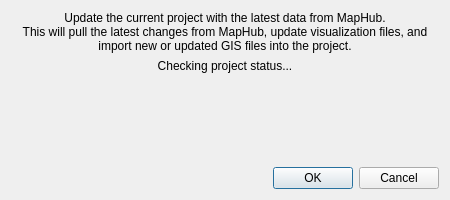
<?xml version="1.0" encoding="UTF-8"?>
<ui version="4.0">
 <class>PullProjectDialogBase</class>
 <widget class="QDialog" name="PullProjectDialogBase">
  <property name="geometry">
   <rect>
    <x>0</x>
    <y>0</y>
    <width>450</width>
    <height>200</height>
   </rect>
  </property>
  <property name="windowTitle">
   <string>MapHub: Pull Project</string>
  </property>
  <layout class="QVBoxLayout" name="verticalLayout">
   <item>
    <widget class="QLabel" name="label_info">
     <property name="text">
      <string>Update the current project with the latest data from MapHub.
This will pull the latest changes from MapHub, update visualization files, and import new or updated GIS files into the project.</string>
     </property>
     <property name="alignment">
      <set>Qt::AlignCenter</set>
     </property>
     <property name="wordWrap">
      <bool>true</bool>
     </property>
    </widget>
   </item>
   <item>
    <widget class="QLabel" name="label_status">
     <property name="text">
      <string>Checking project status...</string>
     </property>
     <property name="alignment">
      <set>Qt::AlignCenter</set>
     </property>
    </widget>
   </item>
   <item>
    <spacer name="verticalSpacer">
     <property name="orientation">
      <enum>Qt::Vertical</enum>
     </property>
     <property name="sizeHint" stdset="0">
      <size>
       <width>20</width>
       <height>40</height>
      </size>
     </property>
    </spacer>
   </item>
   <item>
    <widget class="QDialogButtonBox" name="button_box">
     <property name="orientation">
      <enum>Qt::Horizontal</enum>
     </property>
     <property name="standardButtons">
      <set>QDialogButtonBox::Cancel|QDialogButtonBox::Ok</set>
     </property>
    </widget>
   </item>
  </layout>
 </widget>
 <resources/>
 <connections>
  <connection>
   <sender>button_box</sender>
   <signal>accepted()</signal>
   <receiver>PullProjectDialogBase</receiver>
   <slot>accept()</slot>
  </connection>
  <connection>
   <sender>button_box</sender>
   <signal>rejected()</signal>
   <receiver>PullProjectDialogBase</receiver>
   <slot>reject()</slot>
  </connection>
 </connections>
</ui>
